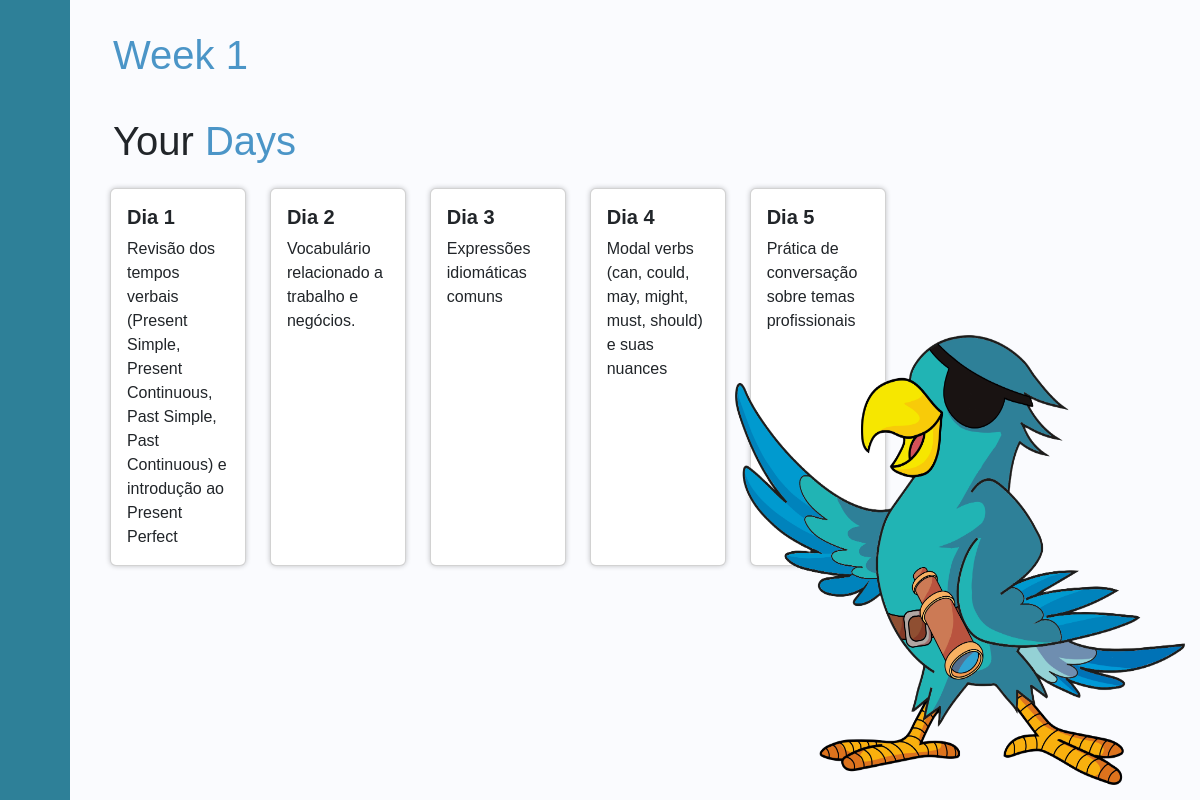
/view/home.php (signed in), run on the app's committed database.
### tables this page shows
CREATE TABLE `conteudo` (
  `id` int(11) NOT NULL,
  `id_nivel` int(11) NOT NULL,
  `semana` int(11) NOT NULL,
  `dia` int(11) NOT NULL,
  `titulo` varchar(500) NOT NULL,
  `descricao` varchar(10000) NOT NULL,
  `concluido` tinyint(1) NOT NULL
);

### config/Connection.php (called while the page is built, shortened)
<?php
class Connection {
    private $host = '144.217.39.54';
    private $username = 'hostdeprojetos_tess';
    private $password = 'ifspgru@2022';
    private $database = 'hostdeprojetos_tess';
    public function connection() {
        $con = new mysqli($this->host, $this->username, $this->password, $this->database);
        mysqli_set_charset($con, 'utf8');
        return $con;
    }
}

### model/UsuarioNivelDAO.php (called while the page is built, shortened)
<?php
class UsuarioNivelDAO {
    public function consultaNivel(Connection $con) {
        $query = 'SELECT N.id, N.nivel FROM usuario_nivel AS UN JOIN usuarios AS U ON UN.id_usuario = U.id JOIN nivel AS N ON UN.id_nivel = N.id WHERE U.id = "'.$_SESSION['id'].'"';
        return mysqli_query($con->connection(), $query);
    }
}

### class/Nivel.php (called while the page is built, shortened)
<?php
class Nivel {
    private $id;
    public function __construct($id, $nivel) {
        $this->id = $id;
    }
    public function getId() {
        return $this->id;
    }
}

### model/ConteudoDAO.php (called while the page is built, shortened)
<?php
class ConteudoDAO {
    public function getConteudoSemana(Connection $con, Nivel $nivel, $semana) {
        $query = 'SELECT * FROM conteudo WHERE id_nivel = '.$nivel->getId().' AND semana = '.$semana;
        return mysqli_query($con->connection(), $query);
    }
}

### class/Conteudo.php (called while the page is built, shortened)
<?php
class Conteudo {
    private $dia;
    private $titulo;
    public function __construct($id = null, $id_nivel = null, $semana = null, $dia = null, $titulo = null, $descricao = null, $concluido = null) {
        $this->dia = $dia;
        $this->titulo = $titulo;
    }
    public function getDia() {
        return $this->dia;
    }
    public function getTitulo() {
        return $this->titulo;
    }
    public function setDia($dia) {
        $this->dia = $dia;
    }
    public function setTitulo($titulo) {
        $this->titulo = $titulo;
    }
}

### controllers/ConteudoController.php (the view, shortened to what this page needs)
<?php
require_once('../class/Conteudo.php');
require_once('../model/ConteudoDAO.php');
require_once('../class/Nivel.php');
require_once('../model/UsuarioNivelDAO.php');
require_once('../config/Connection.php');
class ConteudoController {
    public function geraCardsConteudo($semana) {
        $conexao = new Connection();
        $conteudo = new Conteudo();
        $usuarioNivelDAO = new UsuarioNivelDAO();
        $resultado_usuarioNivel = $usuarioNivelDAO->consultaNivel($conexao);
        $usuarioNivel = $resultado_usuarioNivel->fetch_assoc();
        $nivel = new Nivel($usuarioNivel['id'], $usuarioNivel['nivel']);
        $conteudoDAO = new ConteudoDAO();
        $resultado_conteudo = $conteudoDAO->getConteudoSemana($conexao, $nivel, $semana);
        if($resultado_conteudo->num_rows > 0) {
            echo '<div class="container">';
            echo     '<div class="row gy-4">';
            while ($dado_conteudo = $resultado_conteudo->fetch_assoc()) {
                $conteudo->setDia($dado_conteudo['dia']);
                $conteudo->setTitulo($dado_conteudo['titulo']);
                echo     '<div class="col-sm conteudo" data-id="'.$conteudo->getDia().'">';
                echo         '<div class="card h-100">';
                echo             '<div class="card-body">';
                echo                 '<h5 class="card-title fw-bold">Dia '.$conteudo->getDia().'</h5>';
                echo                 '<p class="card-text">'.$conteudo->getTitulo().'</p>';
                echo             '</div>';
                echo         '</div>';
                echo     '</div>';
            }
            echo     '</div>';
            echo '</div>';
        }
    }
}

### view/home.php (shortened to what this page needs)
<?php
    require_once('../controllers/ConteudoController.php');
    $conteudoController = new ConteudoController();
    $semana = (isset($_REQUEST['semana']) ? $_REQUEST['semana'] : 1);
    require_once('../controllers/SpotifyController.php');
?>
<!DOCTYPE html>
<html lang="pt-br">
<head>
    <link href="https://cdn.jsdelivr.net/npm/bootstrap@5.0.2/dist/css/bootstrap.min.css" rel="stylesheet">
    <link rel="stylesheet" href="../src/style/style3.css">
    <link href="https://cdn.lineicons.com/4.0/lineicons.css" rel="stylesheet" />
    <link href="https://cdn.jsdelivr.net/npm/bootstrap@5.3.0-alpha3/dist/css/bootstrap.min.css" rel="stylesheet">
</head>
<body>
    <?php include_once "../module/menu.php" ?>
    <h1 id="titulo_semana"><span class="theme_title">Week <?= $semana ?> </span></h1>
    <h1 id="titulo_semana">Your <span class="theme_title">Days</span></h1>
    <?= $conteudoController->geraCardsConteudo($semana) ?>
    <img src="../src/images/masco_colorido2_adobe_express.png" class="imgTessie" alt="">
</body>
</html>

### module/menu.php (shortened to what this page needs)
<div class="wrapper">
    <aside id="sidebar">
        <div class="d-flex">
            <button class="toggle-btn" type="button">
            </button>
        </div>
        <ul class="sidebar-nav">
            <li class="sidebar-item">
                <a href="../view/home.php" class="sidebar-link">
                </a>
            </li>
            <li class="sidebar-item">
                <a href="../view/home.php?semana=1" class="sidebar-link">
                </a>
            </li>
            <li class="sidebar-item">
                <a href="../view/home.php?semana=2" class="sidebar-link">
                </a>
            </li>
            <li class="sidebar-item">
                <a href="../view/home.php?semana=3" class="sidebar-link">
                </a>
            </li>
            <li class="sidebar-item">
                <a href="../view/home.php?semana=4" class="sidebar-link">
                </a>
            </li>
        </ul>
        <li class="sidebar-item">
            <a href="../view/profile.php" class="sidebar-link">
            </a>
        </li>
        <div class="sidebar-footer">
            <a href="../config/sair.php" class="sidebar-link">
            </a>
        </div>
    </aside>
    <div class="main p-3">
        <div class="container-fluid">
            <div class="row">
                <div class="col-md-9">

### src/style/style3.css (style rules this page uses)
* { font-family: "Poppins", sans-serif; }
a { text-decoration: none; }
a.sidebar-link { text-decoration: none; }
li { list-style: none; }
h1 { font-weight: 600; font-size: 1.5rem; }
body { font-family: 'Poppins', sans-serif; }
ul { list-style-type: none; }
.wrapper { display: flex; }
.main { min-height: 100vh; width: 100%; overflow: hidden; transition: all 0.35s ease-in-out; background-color: #fafbfe; }
#sidebar { width: 70px; min-width: 70px; z-index: 1000; transition: all .25s ease-in-out; background-color: #2E8098; display: flex; flex-direction: column; }
.toggle-btn { background-color: transparent; cursor: pointer; border: 0; padding: 1rem 1.5rem; }
.sidebar-nav { padding: 2rem 0; flex: 1 1 auto; }
a.sidebar-link { padding: .625rem 1.625rem; color: #FFF; display: block; font-size: 0.9rem; white-space: nowrap; border-left: 3px solid transparent; }
.sidebar-item { position: relative; }
body { background-color: #f7f7f7; }
#titulo_semana { text-align: left; padding: 15px; }
.theme_title { color: #4b95c7; }
.card { transition: all 0.5s; box-shadow: 0 0 5px 0 rgba(22, 22, 26, .25); }
.imgTessie { position: absolute; width: 465px; height: 465px; float: right; padding-right: 15px; padding-bottom: 15px; margin-bottom: 0; position: absolute; right: 0px; bottom: 0; }

### data on the page
conteudo: dia "1", titulo "Revisão dos tempos verbais (Present Simple, Present Continuous, Past Simple, Past Continuous) e introdução ao Present Perfect"
conteudo: dia "2", titulo "Vocabulário relacionado a trabalho e negócios."
conteudo: dia "3", titulo "Expressões idiomáticas comuns"
conteudo: dia "4", titulo "Modal verbs (can, could, may, might, must, should) e suas nuances"
conteudo: dia "5", titulo "Prática de conversação sobre temas profissionais"

### other printed values
$semana "1"
